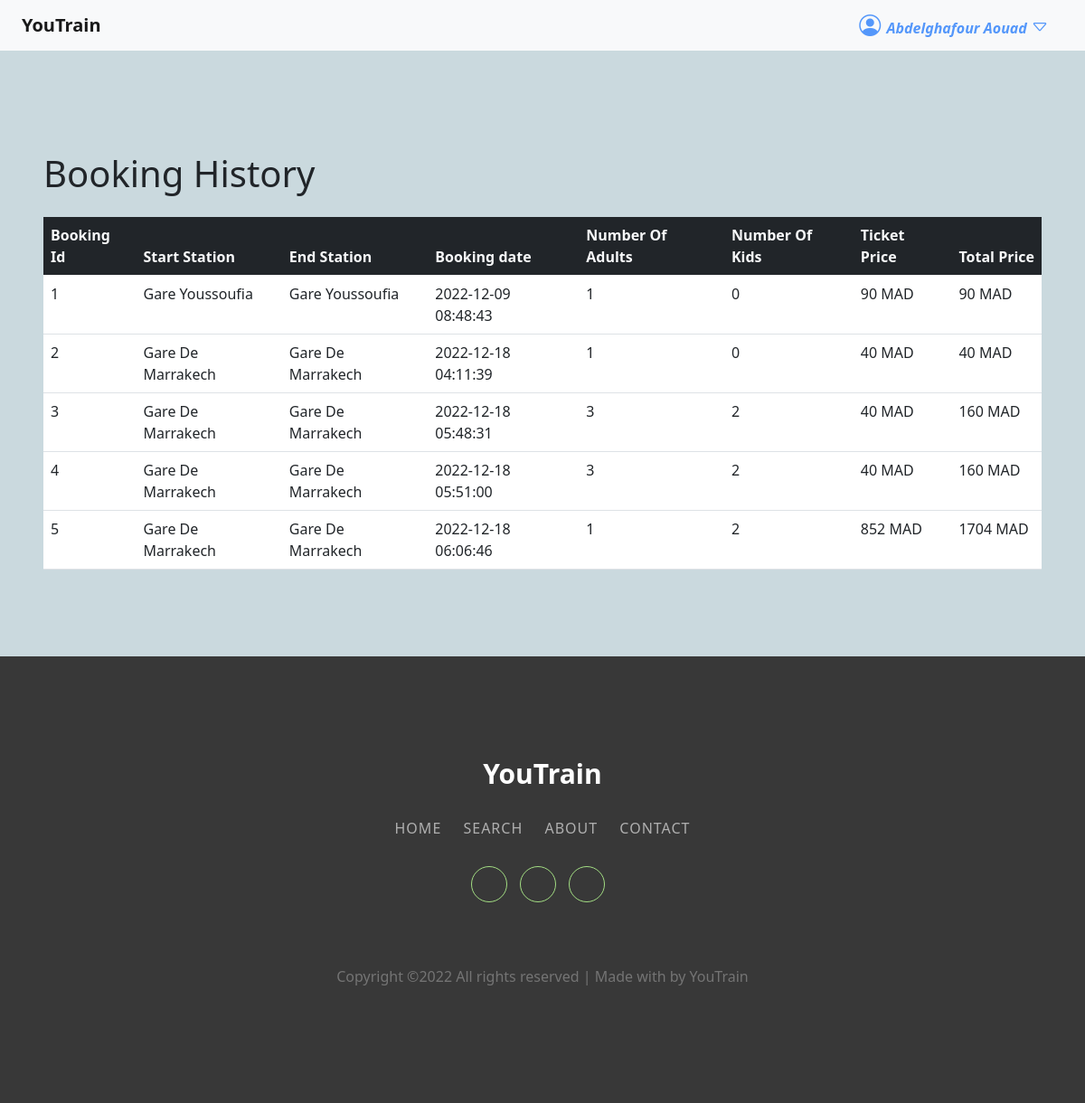
/history.php (signed in), run on an earlier commit of the app's database.
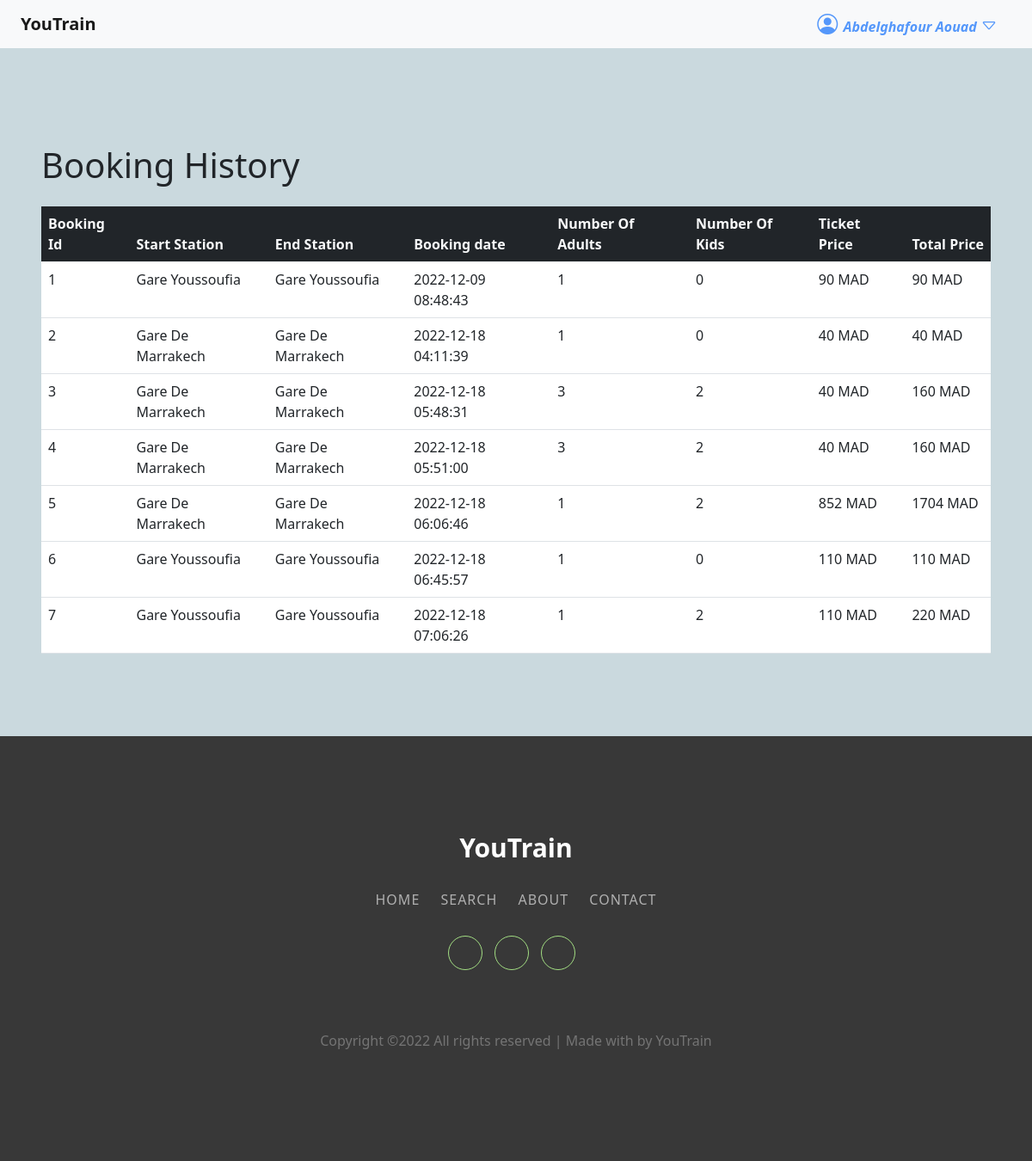
And on a later commit of the database.
### tables this page shows
CREATE TABLE IF NOT EXISTS `bookings` (
  `id` int NOT NULL AUTO_INCREMENT,
  `user_id` int NOT NULL,
  `travel_id` int NOT NULL,
  `nbr_adults` int NOT NULL,
  `nbr_kids` int NOT NULL,
  `created_at` timestamp NOT NULL DEFAULT CURRENT_TIMESTAMP,
  `updated_at` timestamp NOT NULL DEFAULT CURRENT_TIMESTAMP,
  PRIMARY KEY (`id`)
);

CREATE TABLE IF NOT EXISTS `stations` (
  `id` int NOT NULL AUTO_INCREMENT,
  `name` varchar(60) NOT NULL,
  `address` text NOT NULL,
  `capacity` int NOT NULL,
  `city_id` int NOT NULL,
  PRIMARY KEY (`id`)
);

CREATE TABLE IF NOT EXISTS `travels` (
  `id` int NOT NULL AUTO_INCREMENT,
  `time` float NOT NULL,
  `price` float NOT NULL,
  `seat` int NOT NULL DEFAULT '0',
  `start_station_id` int NOT NULL,
  `end_station_id` int NOT NULL,
  `date_start` timestamp NOT NULL,
  `created_at` timestamp NOT NULL DEFAULT CURRENT_TIMESTAMP,
  `updated_at` timestamp NOT NULL DEFAULT CURRENT_TIMESTAMP,
  `created_by` int NOT NULL,
  `updated_by` int DEFAULT NULL,
  `train_id` int NOT NULL,
  PRIMARY KEY (`id`)
);

### models/connection.php (called while the page is built, shortened)
<?php
class Connection
{
      private $serv = 'localhost';
      private $user = 'root';
      private $pass = '';
      private $bd = 'youtrain';
      private function pdoConnection()
      {
            $con = new PDO('mysql:host=' . $this->serv . ';dbname=' . $this->bd, $this->user, $this->pass);
            $con->setAttribute(PDO::ATTR_DEFAULT_FETCH_MODE, PDO::FETCH_ASSOC);
            try {
                  return $con;
            } catch (PDOException $e) {
                  echo 'Database Error: ' . $e->getMessage();
            }
      }
      public function connect()
      {
            return $this->pdoConnection();
      }
}

### models/booking.php (called while the page is built, shortened)
<?php
require_once 'connection.php';
class Booking extends Connection
{
      public function booking()
      {
            $sql = "SELECT bookings.* ,
            travels.price,
            users.first_name,
            users.last_name,
            s1.name as start_station,
            s2.name as end_station
            FROM `bookings`
            INNER JOIN travels ON bookings.travel_id = travels.id
            INNER JOIN users ON bookings.user_id = users.id
            INNER JOIN stations as s1 ON travels.start_station_id = s1.id
            INNER JOIN stations as s2 ON travels.start_station_id = s2.id
            WHERE bookings.user_id= ?";
            $stmt = $this->connect()->prepare($sql);
            $stmt->execute([$_SESSION['id']]);
            $result = $stmt->fetchAll();
            return $result;
      }
}

### history.php (the view, shortened to what this page needs)
<?php
require_once 'models/booking.php';
$book = new Booking();
$result = $book->booking();
?>
<!DOCTYPE html>
<html lang="en">
<?php
include("include/head.php");
?>
<body>
      <?php require_once 'include/navbar-user.php'; ?>
      <div class="p-5">
            <h1 class="pb-3">Booking History</h1>
            <?php
            if (count($result) == 0) {
                  echo "<h1>NO DATA</h1>";
            } else { ?>
                  <div class="table-responsive">
                        <table class="table bg-white">
                              <thead class="bg-dark text-light">
                                    <tr>
                                          <th>Booking Id</th>
                                          <th>Start Station</th>
                                          <th>End Station</th>
                                          <th>Booking date</th>
                                          <th>Number Of Adults</th>
                                          <th>Number Of Kids</th>
                                          <th>Ticket Price</th>
                                          <th>Total Price</th>
                                    </tr>
                              </thead>
                              <tbody>
                                    <?php
                                    foreach ($result as $travel) { ?>
                                          <tr>
                                                <td><?= $travel['id'] ?></td>
                                                <td><?= $travel['start_station'] ?></td>
                                                <td><?= $travel['end_station'] ?></td>
                                                <td><?= $travel['created_at'] ?></td>
                                                <td><?= $travel['nbr_adults'] ?></td>
                                                <td><?= $travel['nbr_kids'] ?></td>
                                                <td><?= $travel['price'] ?> MAD</td>
                                                <td><?= ($travel['price'] * $travel['nbr_adults']) + (($travel['price'] * $travel['nbr_kids']) * 0.5) ?> MAD</td>
                                          </tr>
                                    <?php } ?>
                              </tbody>
                        </table>
                  </div>
            <?php } ?>
      </div>
      <?php require_once 'include/footer.php'; ?>
</body>
</html>

### include/head.php (shortened to what this page needs)
<head>
    <link href="https://cdn.jsdelivr.net/npm/select2@4.1.0-rc.0/dist/css/select2.min.css" rel="stylesheet" />
    <link rel="stylesheet" href="assets/css/style.css">
    <link href="https://cdn.jsdelivr.net/npm/bootstrap@5.2.2/dist/css/bootstrap.min.css" rel="stylesheet">
    <link href="https://cdn.jsdelivr.net/npm/bootstrap@5.0.0/dist/css/bootstrap.min.css" rel="stylesheet">
    <link rel="stylesheet" href="https://cdn.jsdelivr.net/npm/bootstrap-icons@1.10.2/font/bootstrap-icons.css">
    <link rel="stylesheet" href="//cdn.datatables.net/1.13.1/css/jquery.dataTables.min.css" />
    <link rel="stylesheet" href="https://cdn.jsdelivr.net/gh/guillaumepotier/Parsley.js@2.9.2/doc/assets/docs.css">
    <link rel="stylesheet" href="https://cdn.jsdelivr.net/gh/guillaumepotier/Parsley.js@2.9.2/src/parsley.css">
    <link rel="stylesheet" href="assets/css/style.css">
    <link rel="stylesheet" href="https://cdnjs.cloudflare.com/ajax/libs/ionicons/4.0.0-19/css/ionicons.min.css" />
</head>

### include/navbar-user.php (shortened to what this page needs)
<nav class="navbar navbar-expand-lg bg-light">
  <div class="container-fluid">
    <a class="navbar-brand" href="index.php"><b>YouTrain</b></a>
    <div class="collapse navbar-collapse" id="navbarText">
      <?php if (isset($_SESSION['id'])) { ?>
        <div class="nav-item dropdown">
          <a class="nav-link text-white fw-bold ms-2 mb-0 mt-0 pb-0 pt-0" href="#" role="button" data-bs-toggle="dropdown" aria-expanded="false">
            <i class="bi bi-person-circle icon-nav fs-4 fw-bolder"> <span class="fs-6 fw-bold"><?= $_SESSION['first_name'] . " " . $_SESSION['last_name']  ?></span></i>
            <i class="bi bi-caret-down icon-nav fs-5 fw-bolder"></i>
          </a>
        </div>
      <?php } else { ?>
        <a href="login.php" class="btn btn-outline-info" type="submit">Login</a>
        <a href="signup.php" class="btn btn-info ms-2" type="submit">Sign up</a>
      <?php } ?>
    </div>
  </div>
</nav>

### include/footer.php (shortened to what this page needs)
<footer class="footer-07">
  <div class="container">
    <div class="row justify-content-center">
      <div class="col-md-12 text-center">
        <h2 class="footer-heading"><a href="#" class="logo">YouTrain</a></h2>
        <p class="menu">
          <a href="#">Home</a>
          <a href="#">Search</a>
          <a href="#">About</a>
          <a href="#">Contact</a>
        </p>
        <ul class="ftco-footer-social p-0">
          <li class="ftco-animate"><a href="#" data-toggle="tooltip" data-placement="top" title="Twitter"><span class="ion-logo-twitter"></span></a></li>
          <li class="ftco-animate"><a href="#" data-toggle="tooltip" data-placement="top" title="Facebook"><span class="ion-logo-facebook"></span></a></li>
          <li class="ftco-animate"><a href="#" data-toggle="tooltip" data-placement="top" title="Instagram"><span class="ion-logo-instagram"></span></a></li>
        </ul>
      </div>
    </div>
    <div class="row mt-5">
      <div class="col-md-12 text-center">
        <p class="copyright">
          Copyright &copy; All rights reserved | Made with <i class="ion-ios-heart" aria-hidden="true"></i> by YouTrain
        </p>
      </div>
    </div>
  </div>
</footer>

### assets/css/style.css (style rules this page uses)
* { margin: 0; padding: 0; box-sizing: border-box; }
body { overflow-x: hidden; }
.icon-nav, .text-icon { color: #5497fa; }
body { background-color: #dadde6 }
nav { margin-bottom: 4rem }
footer { margin-top: 2rem; padding: 7em 0; }
a { text-decoration: none !important; }
.footer-07 { background: #383838; }
.footer-07 a { color: #a3de83; }
.footer-07 p { color: rgba(255, 255, 255, 0.3); }
.footer-07 .footer-heading { font-size: 30px; color: #fff; font-weight: 700; margin-bottom: 30px; }
.footer-07 .footer-heading .logo { color: #fff; }
.footer-07 .menu { margin-bottom: 30px; }
.footer-07 .menu a { color: rgba(255, 255, 255, 0.6); margin: 0 10px; text-transform: uppercase; letter-spacing: 1px; }
.footer-07 .ftco-footer-social li a { background: transparent; border: 1px solid #a3de83; }
.ftco-footer-social li { list-style: none; margin: 0 10px 0 0; display: inline-block; }
.ftco-footer-social li a { height: 40px; width: 40px; display: block; background: rgba(0, 0, 0, 0.05); border-radius: 50%; position: relative; }

### history.php (style rules this page uses)
body { background: #cad9de; }

What changed in the data, as far as the page shows it:
added bookings: id "6", stations.name "Gare Youssoufia", created_at "2022-12-18 06:45:57", nbr_adults "1", nbr_kids "0", travel.price "110"
added bookings: id "7", stations.name "Gare Youssoufia", created_at "2022-12-18 07:06:26", nbr_adults "1", nbr_kids "2", travel.price "110", travel+nbr_adults+nbr_kids "220"
